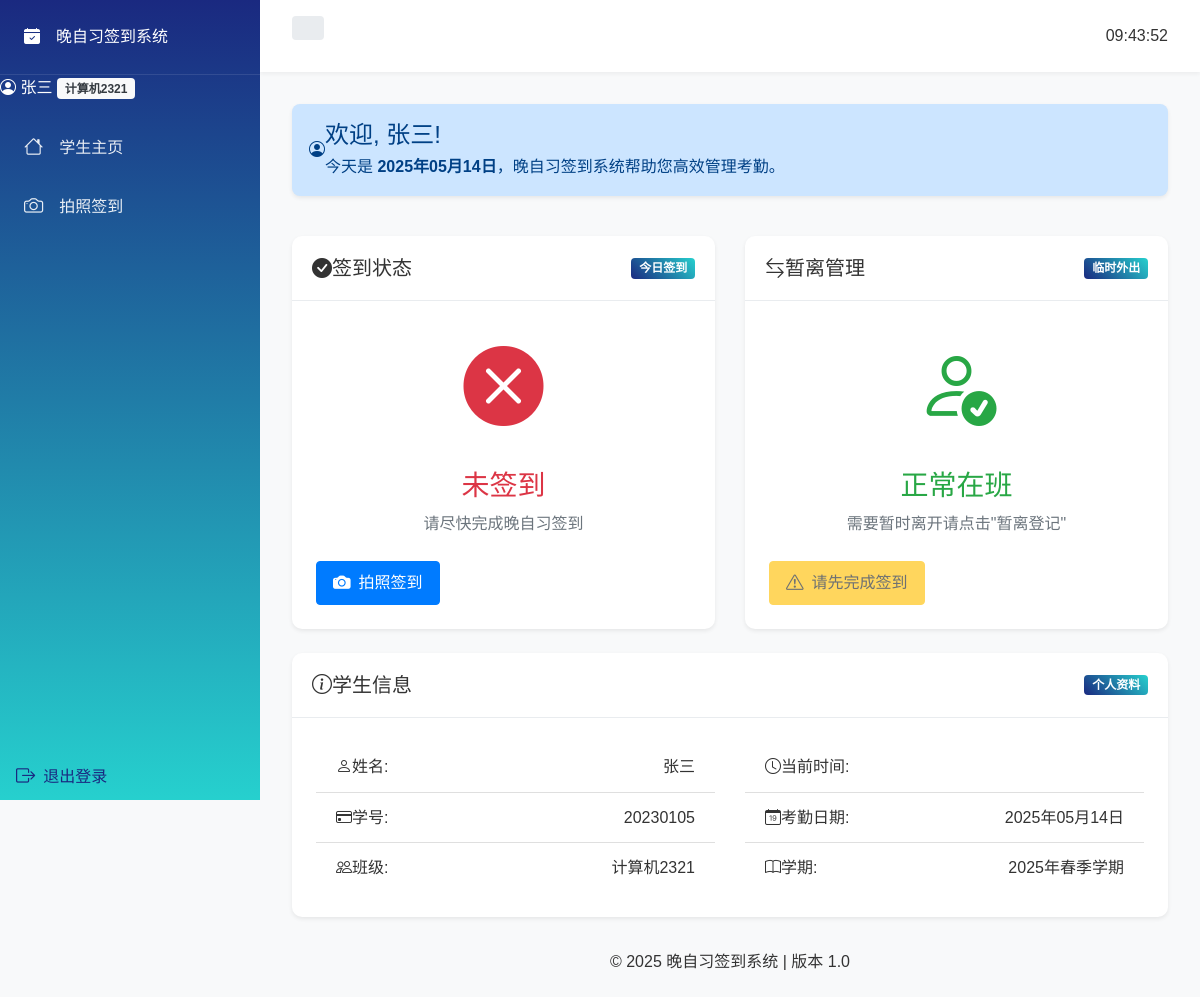
Page /student (signed in) on the earlier database version.
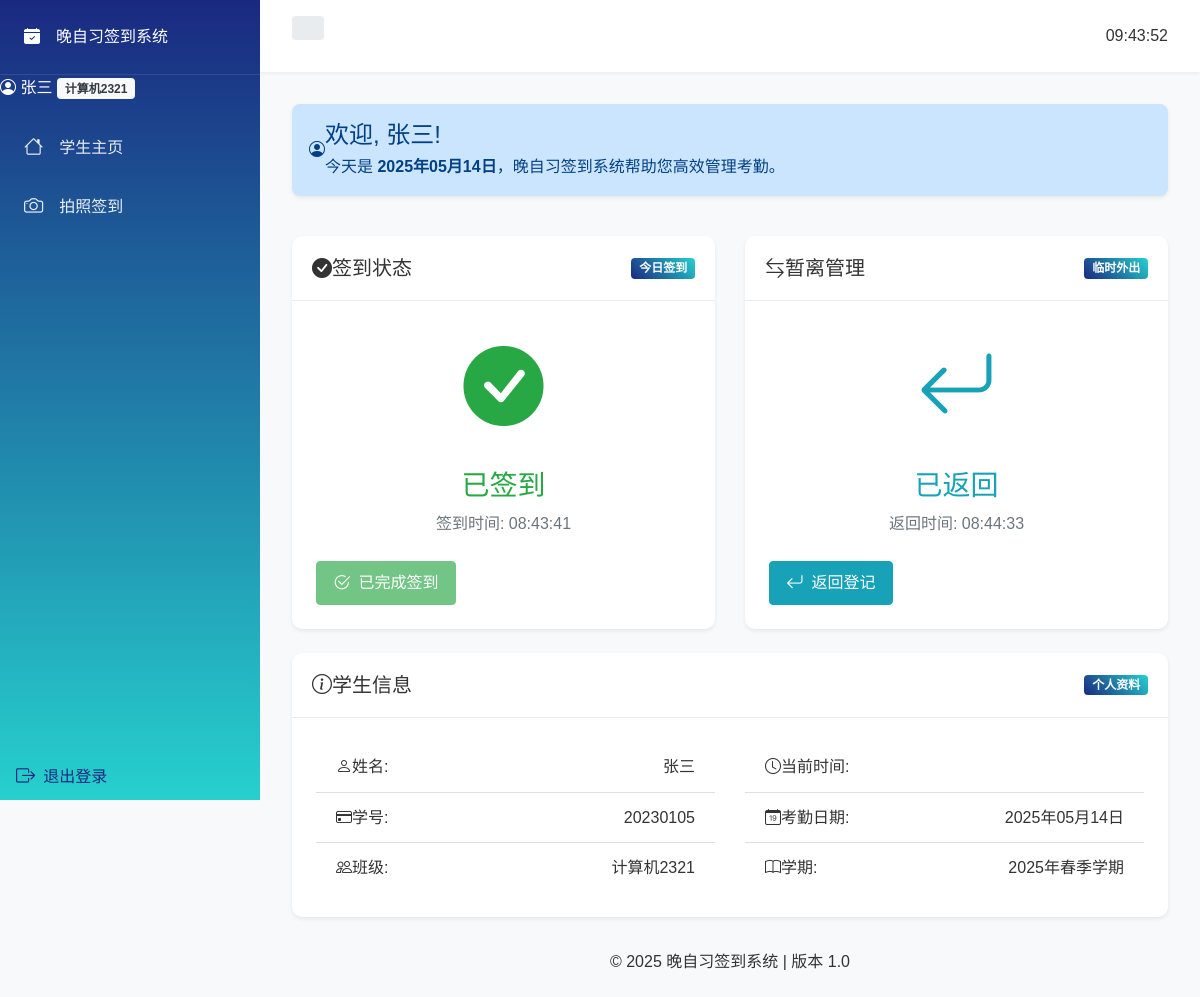
Same page on the later database version.
### models.py (models this page shows, shortened)
class User(db.Model, UserMixin):
    __tablename__ = 'users'
    id = db.Column(db.Integer, primary_key=True)
    username = db.Column(db.String(50), unique=True, nullable=False)  # 用户名/学号
    password_hash = db.Column(db.String(128), nullable=False)
    name = db.Column(db.String(50), nullable=False)  # 姓名
    class_name = db.Column(db.String(50), nullable=True)  # 班级
    classroom_location = db.Column(db.String(50), nullable=True)  # 教室位置，如G503
    role = db.Column(db.String(10), nullable=False)  # 角色：student 或 teacher
    classroom_id = db.Column(db.Integer, db.ForeignKey('classroom_admins.id'), nullable=True)  # 关联的教室ID
    attendance_records = db.relationship('AttendanceRecord', backref='student', lazy=True)
    leave_records = db.relationship('LeaveRecord', backref='student', lazy=True,
                                   primaryjoin="User.id == LeaveRecord.student_id")

class AttendanceRecord(db.Model):
    __tablename__ = 'attendance_records'
    id = db.Column(db.Integer, primary_key=True)
    student_id = db.Column(db.Integer, db.ForeignKey('users.id'), nullable=False)  # 学生ID
    student_name = db.Column(db.String(50), nullable=True)  # 学生姓名
    class_name = db.Column(db.String(50), nullable=True)  # 班级
    date = db.Column(db.Date, nullable=False)  # 日期
    sign_in_time = db.Column(db.DateTime, nullable=True)  # 签到时间
    sign_in_photo = db.Column(db.String(255), nullable=True)  # 签到照片
    sign_out_time = db.Column(db.DateTime, nullable=True)  # 签出时间
    leave_time = db.Column(db.DateTime, nullable=True)  # 暂离时间
    leave_photo = db.Column(db.String(255), nullable=True)  # 暂离照片
    return_time = db.Column(db.DateTime, nullable=True)  # 返回时间
    return_photo = db.Column(db.String(255), nullable=True)  # 返回照片

class LeaveRecord(db.Model):
    __tablename__ = 'leave_records'
    id = db.Column(db.Integer, primary_key=True)
    student_id = db.Column(db.Integer, db.ForeignKey('users.id'), nullable=False)  # 学生ID
    student_name = db.Column(db.String(50), nullable=True)  # 学生姓名
    class_name = db.Column(db.String(50), nullable=True)  # 班级
    attendance_id = db.Column(db.Integer, db.ForeignKey('attendance_records.id'), nullable=False)  # 关联的考勤记录ID
    leave_time = db.Column(db.DateTime, nullable=False)  # 暂离时间
    leave_photo = db.Column(db.String(255), nullable=True)  # 暂离照片
    return_time = db.Column(db.DateTime, nullable=True)  # 返回时间
    return_photo = db.Column(db.String(255), nullable=True)  # 返回照片
    reason = db.Column(db.String(255), nullable=True)  # 暂离原因
    duration = db.Column(db.Integer, nullable=True)  # 暂离时长(秒)
    attendance = db.relationship('AttendanceRecord', backref='leave_records')

### app.py (the view)
@app.route('/student')
@login_required
def student_dashboard():
    if not isinstance(current_user, User) or current_user.role != 'student':
        flash('无权访问学生页面', 'danger')
        logger.warning(f"非学生用户尝试访问学生页面: {current_user}")
        return redirect(url_for('index'))
    today = datetime.now().date()
    attendance = AttendanceRecord.query.filter_by(
        student_id=current_user.id,
        date=today
    ).first()
    return render_template('student_dashboard.html', attendance=attendance)

### templates/student_dashboard.html (shortened to what this page needs)
{% extends 'base.html' %}
{% block content %}
<div class="row fade-in">
    <div class="col-md-12 mb-4">
        <div class="alert alert-primary shadow-sm">
            <div class="d-flex align-items-center">
                <div class="fs-1 me-3"><i class="bi bi-person-circle"></i></div>
                <div>
                    <h4 class="alert-heading mb-1">欢迎, {{ current_user.name }}!</h4>
                    <p class="mb-0">今天是 <strong>{{ now.strftime('%Y年%m月%d日') }}</strong>，晚自习签到系统帮助您高效管理考勤。</p>
                </div>
            </div>
        </div>
    </div>
    <div class="col-md-6 mb-4">
        <div class="card h-100 shadow-sm">
            <div class="card-header d-flex justify-content-between align-items-center">
                <h5 class="mb-0"><i class="bi bi-check-circle-fill me-2"></i>签到状态</h5>
                <span class="badge badge-primary">今日签到</span>
            </div>
            <div class="card-body">
                <div class="text-center mb-4">
                    <div class="status-indicator">
                        {% if attendance and attendance.sign_in_time %}
                            <i class="bi bi-check-circle-fill text-success" style="font-size: 5rem;"></i>
                            <h3 class="mt-3 text-success">已签到</h3>
                            <p class="text-muted">
                                签到时间: {{ attendance.sign_in_time.strftime('%H:%M:%S') }}
                            </p>
                        {% else %}
                            <i class="bi bi-x-circle-fill text-danger" style="font-size: 5rem;"></i>
                            <h3 class="mt-3 text-danger">未签到</h3>
                            <p class="text-muted">
                                请尽快完成晚自习签到
                            </p>
                        {% endif %}
                    </div>
                </div>
                <div class="d-grid gap-2">
                    {% if not attendance or not attendance.sign_in_time %}
                        <a href="{{ url_for('camera', action='sign_in') }}" class="btn btn-primary">
                            <i class="bi bi-camera-fill me-2"></i> 拍照签到
                        </a>
                    {% else %}
                        <button class="btn btn-success" disabled>
                            <i class="bi bi-check2-circle me-2"></i> 已完成签到
                        </button>
                    {% endif %}
                </div>
            </div>
        </div>
    </div>
    <div class="col-md-6 mb-4">
        <div class="card h-100 shadow-sm">
            <div class="card-header d-flex justify-content-between align-items-center">
                <h5 class="mb-0"><i class="bi bi-arrow-left-right me-2"></i>暂离管理</h5>
                <span class="badge badge-primary">临时外出</span>
            </div>
            <div class="card-body">
                <div class="text-center mb-4">
                    <div class="status-indicator">
                        {% if attendance and attendance.id %}
                            {% set active_leave = get_active_leave_record(current_user.id, attendance.id) %}
                            {% if active_leave %}
                                <i class="bi bi-hourglass-split text-warning" style="font-size: 5rem;"></i>
                                <h3 class="mt-3 text-warning">暂离中</h3>
                                <p class="text-muted">
                                    暂离时间: {{ active_leave.leave_time.strftime('%H:%M:%S') }}
                                </p>
                            {% else %}
                                {% set latest_leave = get_latest_leave_record(current_user.id, attendance.id) %}
                                {% if latest_leave and latest_leave.return_time %}
                                    <i class="bi bi-arrow-return-left text-info" style="font-size: 5rem;"></i>
                                    <h3 class="mt-3 text-info">已返回</h3>
                                    <p class="text-muted">
                                        返回时间: {{ latest_leave.return_time.strftime('%H:%M:%S') }}
                                    </p>
                                {% else %}
                                    <i class="bi bi-person-check text-success" style="font-size: 5rem;"></i>
                                    <h3 class="mt-3 text-success">正常在班</h3>
                                    <p class="text-muted">
                                        需要暂时离开请点击"暂离登记"
                                    </p>
                                {% endif %}
                            {% endif %}
                        {% else %}
                            <i class="bi bi-person-check text-success" style="font-size: 5rem;"></i>
                            <h3 class="mt-3 text-success">正常在班</h3>
                            <p class="text-muted">
                                需要暂时离开请点击"暂离登记"
                            </p>
                        {% endif %}
                    </div>
                </div>
                <div class="d-grid gap-2">
                    {% if not attendance or not attendance.sign_in_time %}
                        <button class="btn btn-warning" disabled>
                            <i class="bi bi-exclamation-triangle me-2"></i> 请先完成签到
                        </button>
                    {% elif attendance and attendance.leave_time and not attendance.return_time %}
                        <button class="btn btn-info" id="returnBtn">
                            <i class="bi bi-arrow-return-left me-2"></i> 返回登记
                        </button>
                    {% elif not attendance.leave_time or attendance.return_time %}
                        <button class="btn btn-warning" id="leaveBtn">
                            <i class="bi bi-box-arrow-right me-2"></i> 暂离登记
                        </button>
                    {% endif %}
                </div>
            </div>
        </div>
    </div>
</div>
<div class="row fade-in" style="animation-delay: 0.1s;">
    <div class="col-md-12">
        <div class="card shadow-sm">
            <div class="card-header d-flex justify-content-between align-items-center">
                <h5 class="mb-0"><i class="bi bi-info-circle me-2"></i>学生信息</h5>
                <span class="badge badge-primary">个人资料</span>
            </div>
            <div class="card-body">
                <div class="row">
                    <div class="col-md-6">
                        <ul class="list-group list-group-flush">
                            <li class="list-group-item d-flex justify-content-between">
                                <span><i class="bi bi-person me-2"></i>姓名:</span>
                                <span class="fw-bold">{{ current_user.name }}</span>
                            </li>
                            <li class="list-group-item d-flex justify-content-between">
                                <span><i class="bi bi-credit-card me-2"></i>学号:</span>
                                <span class="fw-bold">{{ current_user.username }}</span>
                            </li>
                            <li class="list-group-item d-flex justify-content-between">
                                <span><i class="bi bi-people me-2"></i>班级:</span>
                                <span class="fw-bold">{{ current_user.class_name }}</span>
                            </li>
                        </ul>
                    </div>
                    <div class="col-md-6">
                        <ul class="list-group list-group-flush">
                            <li class="list-group-item d-flex justify-content-between">
                                <span><i class="bi bi-clock me-2"></i>当前时间:</span>
                            </li>
                            <li class="list-group-item d-flex justify-content-between">
                                <span><i class="bi bi-calendar-date me-2"></i>考勤日期:</span>
                                <span class="fw-bold">{{ now.strftime('%Y年%m月%d日') }}</span>
                            </li>
                            <li class="list-group-item d-flex justify-content-between">
                                <span><i class="bi bi-book me-2"></i>学期:</span>
                                <span class="fw-bold">
                                    {{ now.year }}年{% if now.month >= 9 or now.month <= 2 %}秋季{% else %}春季{% endif %}学期
                                </span>
                            </li>
                        </ul>
                    </div>
                </div>
            </div>
        </div>
    </div>
</div>
{% endblock %}

### templates/base.html (shortened to what this page needs)
<!DOCTYPE html>
<html lang="zh-CN">
<head>
    <link href="https://cdn.jsdelivr.net/npm/bootstrap@4.6.0/dist/css/bootstrap.min.css" rel="stylesheet">
    <link rel="stylesheet" href="https://cdn.jsdelivr.net/npm/bootstrap-icons@1.8.0/font/bootstrap-icons.css">
    <link rel="stylesheet" href="{{ url_for('static', filename='css/base.css') }}">
    <link rel="stylesheet" href="{{ url_for('static', filename='css/layout.css') }}">
    <link rel="stylesheet" href="{{ url_for('static', filename='css/components.css') }}">
</head>
<body>
    <div class="app-container">
        <nav class="sidebar">
            <div class="sidebar-header">
                <i class="bi bi-calendar-check-fill"></i>
                <span>晚自习签到系统</span>
            </div>
            <div class="sidebar-user">
                {% if current_user.is_authenticated %}
                    <div class="user-info">
                        <i class="bi bi-person-circle"></i>
                        <span>{{ current_user.name }}</span>
                        {% if current_user.role == 'admin' %}
                            <span class="badge badge-light text-dark">管理员</span>
                        {% elif current_user.role == 'teacher' %}
                            <span class="badge badge-light text-dark">教师</span>
                        {% else %}
                            <span class="badge badge-light text-dark">{{ current_user.class_name }}</span>
                        {% endif %}
                    </div>
                {% endif %}
            </div>
            <ul class="sidebar-nav">
                {% if current_user.is_authenticated %}
                    {% if current_user.role == 'admin' %}
                        <li class="nav-item">
                            <a class="nav-link" href="{{ url_for('admin_accounts') }}">
                                <i class="bi bi-building"></i>
                                <span>教室管理员</span>
                            </a>
                        </li>
                    {% else %}
                        <li class="nav-item">
                            <a class="nav-link" href="{{ url_for('student_dashboard') }}">
                                <i class="bi bi-house"></i>
                                <span>学生主页</span>
                            </a>
                        </li>
                        <li class="nav-item">
                            <a class="nav-link" href="{{ url_for('camera') }}">
                                <i class="bi bi-camera"></i>
                                <span>拍照签到</span>
                            </a>
                        </li>
                    {% endif %}
                {% endif %}
            </ul>
            <div class="sidebar-footer">
                {% if current_user.is_authenticated %}
                    <a href="{{ url_for('logout') }}" class="nav-link">
                        <i class="bi bi-box-arrow-right"></i>
                        <span>退出登录</span>
                    </a>
                {% else %}
                    <a href="{{ url_for('login') }}" class="nav-link">
                        <i class="bi bi-box-arrow-in-right"></i>
                        <span>登录</span>
                    </a>
                {% endif %}
            </div>
        </nav>
        <div class="main-content">
            <header class="top-bar">
                <div class="breadcrumb">
                </div>
                <div class="top-bar-right">
                    <span class="current-time" id="current-time"></span>
                </div>
            </header>
            <div class="content-wrapper">
                {% block content %}{% endblock %}
            </div>
            <footer class="footer">
                <div class="container text-center">
                    <span>© {{ now.year }} 晚自习签到系统 | 版本 1.0</span>
                </div>
            </footer>
        </div>
    </div>
</body>
</html>

Differences in the rows shown:
added AttendanceRecord: sign_in_time "08:43:41"
added LeaveRecord: return_time "08:44:33"
Other differences:
text no longer shown: "未签到 请尽快完成晚自习签到 拍照签到 正常在班 需要暂时离开请点击\"暂离登记\" 请先完成签到"
text now shown: "已签到 签到时间: 已完成签到 已返回 返回时间: 返回登记"
